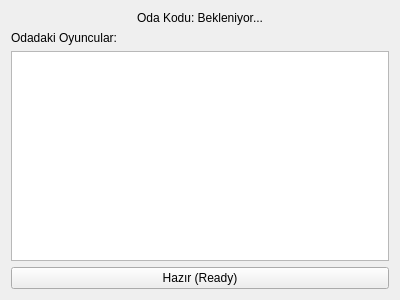
<?xml version="1.0" encoding="UTF-8"?>
<ui version="4.0">
 <class>Form</class>
 <widget class="QWidget" name="Form">
  <property name="geometry">
   <rect>
    <x>0</x>
    <y>0</y>
    <width>400</width>
    <height>300</height>
   </rect>
  </property>
  <property name="windowTitle">
   <string>Oda</string>
  </property>
  <layout class="QVBoxLayout" name="verticalLayout">
   <item>
    <widget class="QLabel" name="room_info_label">
     <property name="text">
      <string>Oda Kodu: Bekleniyor...</string>
     </property>
     <property name="alignment">
      <set>Qt::AlignCenter</set>
     </property>
    </widget>
   </item>
   <item>
    <widget class="QLabel" name="label">
     <property name="text">
      <string>Odadaki Oyuncular:</string>
     </property>
    </widget>
   </item>
   <item>
    <widget class="QListWidget" name="players_list"/>
   </item>
   <item>
    <widget class="QPushButton" name="ready_btn">
     <property name="text">
      <string>Hazır (Ready)</string>
     </property>
    </widget>
   </item>
  </layout>
 </widget>
 <resources/>
 <connections/>
</ui>
